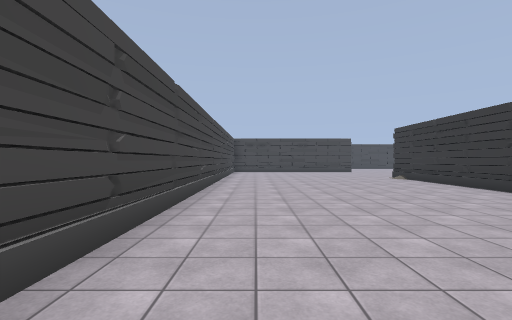
[1] (above)

19 first-person views from a walk through a 3-D level made in the Unity game engine. The camera is 1.4 m above the floor, looks level and sees 85° across. Doors are open. The floor is counted in squares, 2 m on a side. Each view is taken from the middle of a square. On the plan, view 1 faces up. The plan holds only what a view shows up to about 9 squares ahead; the rest is blank. The place goes on beyond the plan. The player character is not drawn. Some animated figures are left out. Some surface patterns are stand-ins.

[2]
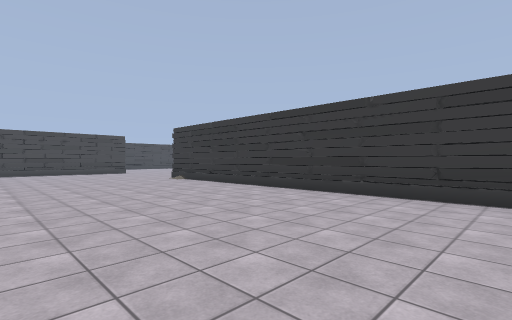

[3]
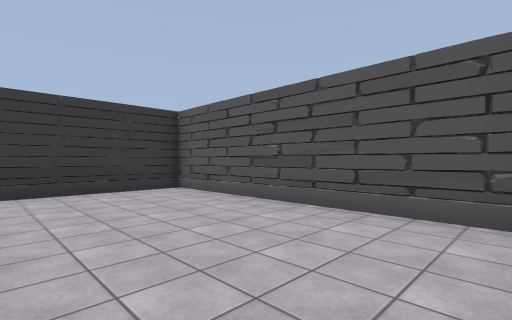

[4]
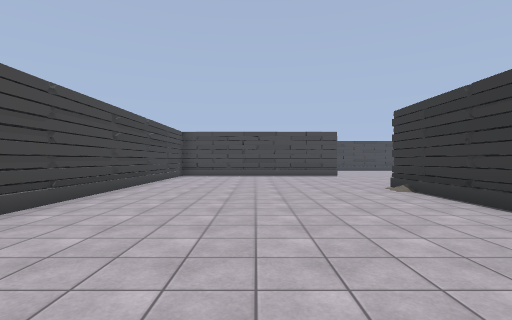

[5]
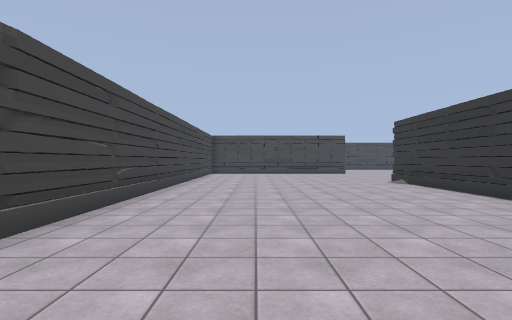

[6]
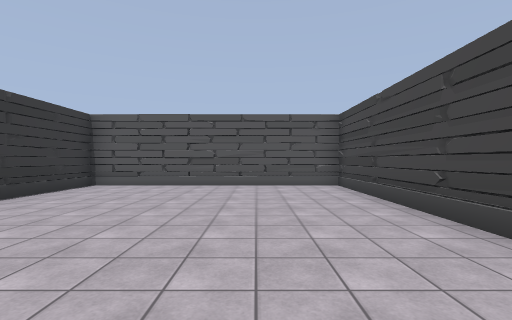

[7]
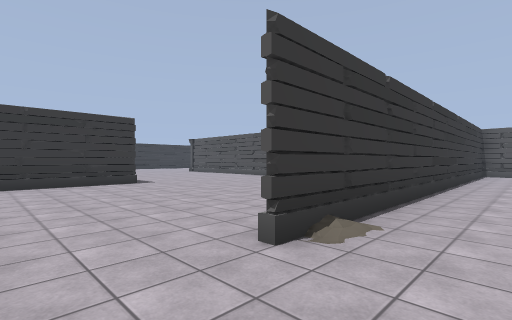

[8]
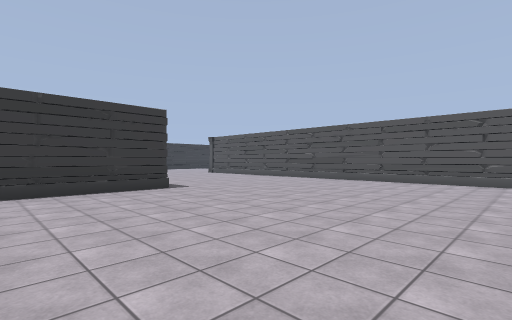

[9]
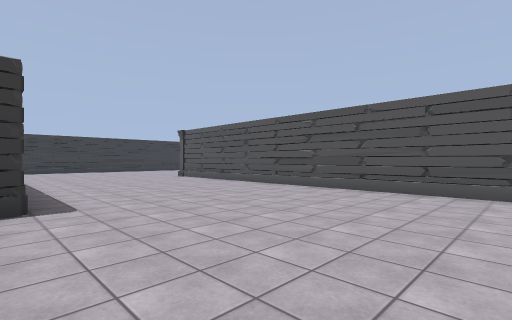

[10]
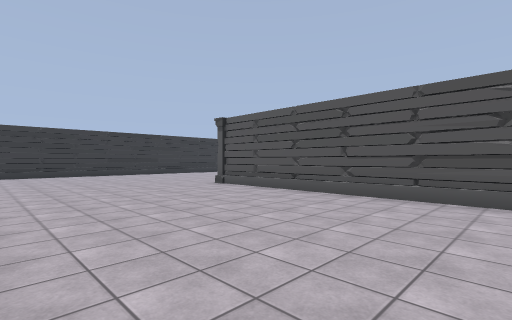

[11]
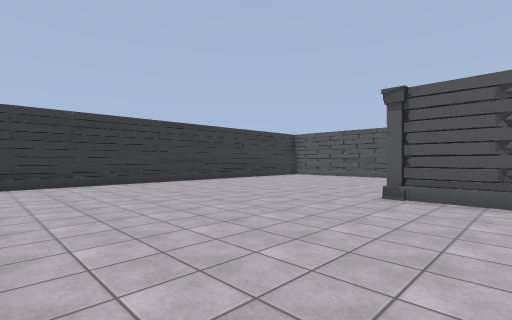

[12]
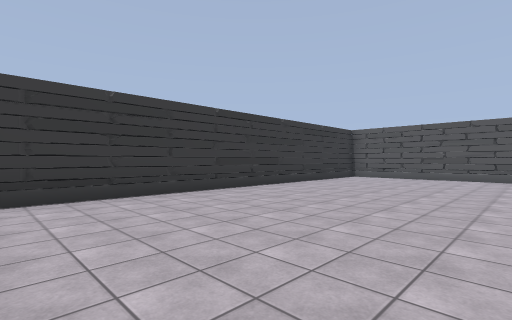

[13]
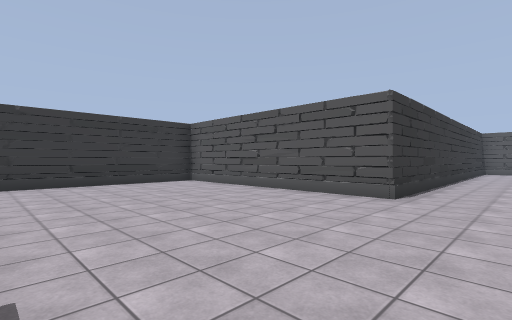

[14]
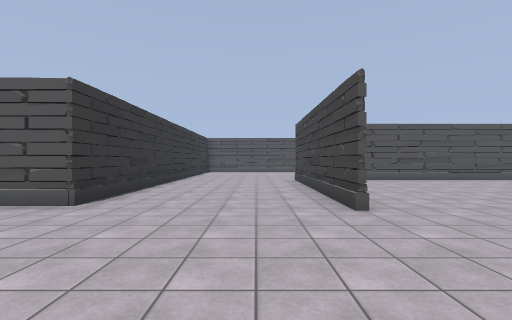

[15]
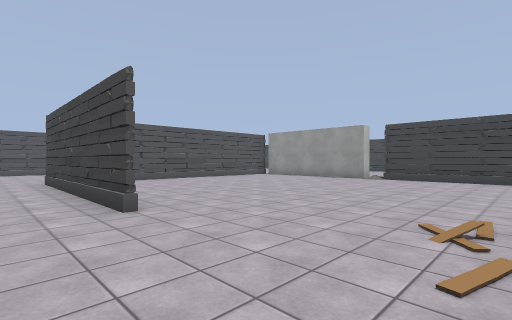

[16]
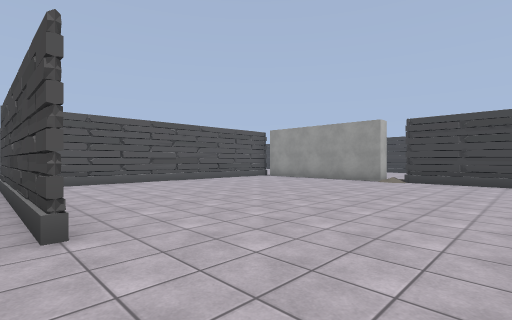

[17]
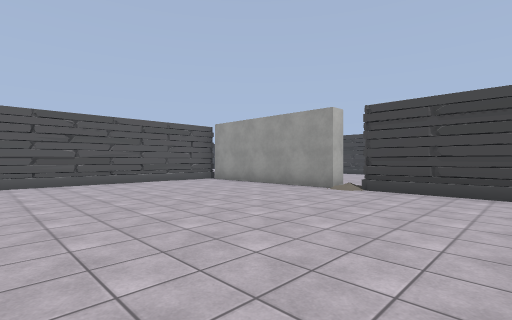

[18]
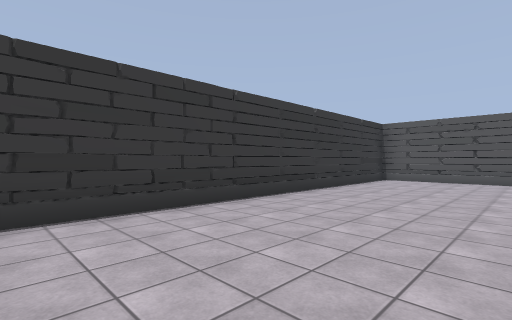

[19]
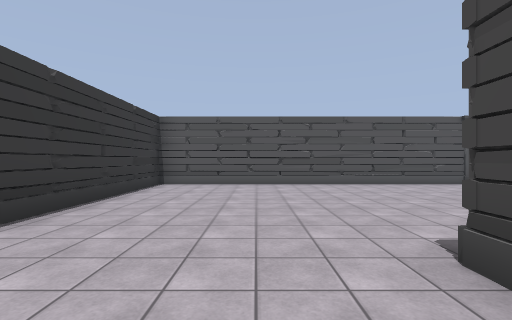

### Floor plan
Points are (right, up) in squares from view 1. A wall is a line through its corners. A room is listed if a view was taken in it or the views show most of it. See-through windows are left out.
Room 1 (views 1, 2, 3, 4, 5, 6, 7, 8)
walls: (-1.3, 13) (-1.3, -1.7) (5.5, -1.7) (5.5, 11.4); (5.3, -2.3) (5.7, -2.3)
ways out: opening at (6, 12.5) to room 2
Room 2 (views 9, 10, 11, 12, 13, 14, 15, 16, 17, 18, 19)
walls: (14.6, -1.9) (14.6, -8); (5.7, 1.6) (5.7, -1.9); (6.4, 3.7) (18.5, 3.7); (5.7, -2.3) (5.7, -5.6); (12.5, 9.5) (12.5, 12.7); (8, -7.8) (14.6, -7.8); (25.5, -1.3) (25.5, 8.9); (10.5, -14.1) (18.8, -14.1) (18.8, -2.3) (24.5, -2.3)
ways out: opening at (6, 12.5) to room 1
objects: column (10, -14); column (19, 4)

Positions as (right, up) in squares from view 1, and headings:
1: (0, 0), facing up
2: (0, 1), facing up-right
3: (-1, 2), facing down-right
4: (2, 4), facing up
5: (1, 2), facing up
6: (1, 6), facing down
7: (4, 13), facing down-right
8: (6, 13), facing down-right
9: (8, 10), facing down-right
10: (12, 9), facing down-right
11: (17, 9), facing down-right
12: (20, 9), facing down-right
13: (17, 3), facing down-right
14: (16, 2), facing down
15: (16, 2), facing down-left
16: (15, 1), facing down-left
17: (12, 1), facing down-left
18: (15, -4), facing down-right
19: (16, -6), facing down
